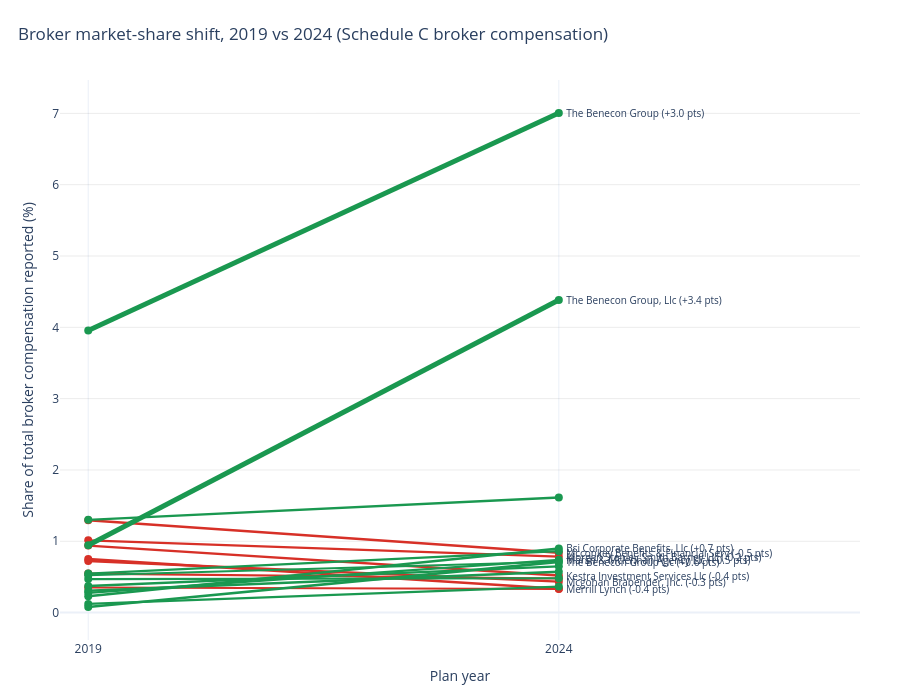

Notebook code for this chart:
### Markdown cell above
# 3. Which brokers are gaining or losing market share?

### Code cell
q3 = SCH_C_P1_I2.copy()

q3["year"] = pd.to_numeric(q3["FORM_YEAR"], errors="coerce")
q3["direct_comp"] = pd.to_numeric(q3["PROVIDER_OTHER_DIRECT_COMP_AMT"], errors="coerce")
q3["indirect_comp"] = pd.to_numeric(q3["PROV_OTHER_TOT_IND_COMP_AMT"], errors="coerce")
q3["total_comp"] = q3[["direct_comp", "indirect_comp"]].sum(axis=1, min_count=1)

is_broker = q3["PROVIDER_OTHER_RELATION"].str.contains("broker", case=False, na=False)

q3 = q3[
    is_broker
    & q3["year"].between(2019, 2024)
    & q3["total_comp"].notna()
    & q3["PROVIDER_OTHER_NAME"].notna()
].copy()

q3["year"] = q3["year"].astype(int)

# Normalize names so the same brokerage isn't split across casing/whitespace variants
q3["broker"] = (
    q3["PROVIDER_OTHER_NAME"]
    .str.strip()
    .str.upper()
    .str.replace(r"\s+", " ", regex=True)
)

FIRST_YEAR, LAST_YEAR = 2019, 2024

broker_year = q3.groupby(["broker", "year"], as_index=False)["total_comp"].sum()

broker_year["share"] = (
    broker_year["total_comp"]
    / broker_year.groupby("year")["total_comp"].transform("sum")
    * 100
)

# Rank brokers by their footprint over the full period; keep the top 20 for legibility
top_brokers = broker_year.groupby("broker")["total_comp"].sum().nlargest(20).index

pivot = (
    broker_year[broker_year["broker"].isin(top_brokers)]
    .pivot(index="broker", columns="year", values="share")
    .reindex(columns=[FIRST_YEAR, LAST_YEAR])
)

pivot = pivot.dropna(subset=[FIRST_YEAR, LAST_YEAR]).copy()
pivot["change"] = pivot[LAST_YEAR] - pivot[FIRST_YEAR]
pivot = pivot.sort_values("change")

import plotly.graph_objects as go

fig = go.Figure()

for broker, row in pivot.iterrows():
    gaining = row["change"] >= 0
    fig.add_trace(
        go.Scatter(
            x=[FIRST_YEAR, LAST_YEAR],
            y=[row[FIRST_YEAR], row[LAST_YEAR]],
            mode="lines+markers",
            line=dict(
                color="#1a9850" if gaining else "#d73027",
                width=2 + min(abs(row["change"]), 3),
            ),
            marker=dict(size=8),
            name=broker,
            showlegend=False,
            hovertemplate=(
                f"<b>{broker}</b><br>"
                f"{FIRST_YEAR} share: {row[FIRST_YEAR]:.2f}%<br>"
                f"{LAST_YEAR} share: {row[LAST_YEAR]:.2f}%<br>"
                f"Change: {row['change']:+.2f} pts<extra></extra>"
            ),
        )
    )

# Label the five biggest gainers and five biggest losers directly on the chart —
# gainers are worth partnering with or benchmarking against; losers' clients are
# the most receptive audience for a replacement pitch right now.
top_movers = pd.concat([pivot.head(5), pivot.tail(5)])
for broker, row in top_movers.iterrows():
    fig.add_annotation(
        x=LAST_YEAR,
        y=row[LAST_YEAR],
        text=f"  {broker.title()} ({row['change']:+.1f} pts)",
        showarrow=False,
        xanchor="left",
        font=dict(size=10),
    )

fig.update_layout(
    template="plotly_white",
    title=f"Broker market-share shift, {FIRST_YEAR} vs {LAST_YEAR} (Schedule C broker compensation)",
    title_x=0.02,
    xaxis=dict(
        tickmode="array",
        tickvals=[FIRST_YEAR, LAST_YEAR],
        range=[FIRST_YEAR - 0.3, LAST_YEAR + 3.2],
        title="Plan year",
    ),
    yaxis=dict(
        title="Share of total broker compensation reported (%)",
        showgrid=True,
        gridcolor="rgba(0,0,0,0.08)",
    ),
    margin=dict(l=60, r=40, t=80, b=60),
    height=700,
)

fig.show()
fig.write_image(ANALYSIS_PATH / "03-broker-market-share.png", scale=2)

### Figure 1 — Plotly figure (JSON) as saved in the notebook; plotly's stock layout.template omitted (floating-point values rounded to 4 significant figures)
{"data": [{"hovertemplate": "<b>MCCONKEY BENEFITS & FINANCIAL SERV</b><br>2019 share: 1.29%<br>2024 share: 0.84%<br>Change: -0.46 pts<extra></extra>", "line": {"color": "#d73027", "width": 2.456}, "marker": {"size": 8}, "mode": "lines+markers", "name": "MCCONKEY BENEFITS & FINANCIAL SERV", "showlegend": false, "type": "scatter", "x": [2019, 2024], "y": [1.295, 0.8384]}, {"hovertemplate": "<b>KESTRA INVESTMENT SERVICES LLC</b><br>2019 share: 0.94%<br>2024 share: 0.52%<br>Change: -0.42 pts<extra></extra>", "line": {"color": "#d73027", "width": 2.419}, "marker": {"size": 8}, "mode": "lines+markers", "name": "KESTRA INVESTMENT SERVICES LLC", "showlegend": false, "type": "scatter", "x": [2019, 2024], "y": [0.9393, 0.5199]}, {"hovertemplate": "<b>MERRILL LYNCH</b><br>2019 share: 0.75%<br>2024 share: 0.33%<br>Change: -0.42 pts<extra></extra>", "line": {"color": "#d73027", "width": 2.417}, "marker": {"size": 8}, "mode": "lines+markers", "name": "MERRILL LYNCH", "showlegend": false, "type": "scatter", "x": [2019, 2024], "y": [0.7516, 0.3341]}, {"hovertemplate": "<b>MCGOHAN BRABENDER, INC.</b><br>2019 share: 0.72%<br>2024 share: 0.43%<br>Change: -0.29 pts<extra></extra>", "line": {"color": "#d73027", "width": 2.29}, "marker": {"size": 8}, "mode": "lines+markers", "name": "MCGOHAN BRABENDER, INC.", "showlegend": false, "type": "scatter", "x": [2019, 2024], "y": [0.7234, 0.4337]}, {"hovertemplate": "<b>MORGAN STANLEY SMITH BARNEY LLC</b><br>2019 share: 1.01%<br>2024 share: 0.78%<br>Change: -0.23 pts<extra></extra>", "line": {"color": "#d73027", "width": 2.23}, "marker": {"size": 8}, "mode": "lines+markers", "name": "MORGAN STANLEY SMITH BARNEY LLC", "showlegend": false, "type": "scatter", "x": [2019, 2024], "y": [1.014, 0.7837]}, {"hovertemplate": "<b>BSI CORPORATE BENEFITS</b><br>2019 share: 0.55%<br>2024 share: 0.48%<br>Change: -0.07 pts<extra></extra>", "line": {"color": "#d73027", "width": 2.069}, "marker": {"size": 8}, "mode": "lines+markers", "name": "BSI CORPORATE BENEFITS", "showlegend": false, "type": "scatter", "x": [2019, 2024], "y": [0.5466, 0.4776]}, {"hovertemplate": "<b>BUKATY COMPANIES</b><br>2019 share: 0.35%<br>2024 share: 0.33%<br>Change: -0.02 pts<extra></extra>", "line": {"color": "#d73027", "width": 2.019}, "marker": {"size": 8}, "mode": "lines+markers", "name": "BUKATY COMPANIES", "showlegend": false, "type": "scatter", "x": [2019, 2024], "y": [0.3508, 0.3314]}, {"hovertemplate": "<b>MERCER HEALTH & BENEFITS LLC</b><br>2019 share: 0.47%<br>2024 share: 0.48%<br>Change: +0.01 pts<extra></extra>", "line": {"color": "#1a9850", "width": 2.011}, "marker": {"size": 8}, "mode": "lines+markers", "name": "MERCER HEALTH & BENEFITS LLC", "showlegend": false, "type": "scatter", "x": [2019, 2024], "y": [0.4695, 0.4806]}, {"hovertemplate": "<b>MERRILL LYNCH, PIERCE, FENNER AND S</b><br>2019 share: 0.52%<br>2024 share: 0.71%<br>Change: +0.19 pts<extra></extra>", "line": {"color": "#1a9850", "width": 2.189}, "marker": {"size": 8}, "mode": "lines+markers", "name": "MERRILL LYNCH, PIERCE, FENNER AND S", "showlegend": false, "type": "scatter", "x": [2019, 2024], "y": [0.524, 0.7127]}, {"hovertemplate": "<b>ALIGHT FINANCIAL SOLUTIONS LLC</b><br>2019 share: 0.12%<br>2024 share: 0.37%<br>Change: +0.24 pts<extra></extra>", "line": {"color": "#1a9850", "width": 2.244}, "marker": {"size": 8}, "mode": "lines+markers", "name": "ALIGHT FINANCIAL SOLUTIONS LLC", "showlegend": false, "type": "scatter", "x": [2019, 2024], "y": [0.1213, 0.3653]}, {"hovertemplate": "<b>CAMBRIDGE INVESTMENT RESEARCH</b><br>2019 share: 0.31%<br>2024 share: 0.57%<br>Change: +0.27 pts<extra></extra>", "line": {"color": "#1a9850", "width": 2.266}, "marker": {"size": 8}, "mode": "lines+markers", "name": "CAMBRIDGE INVESTMENT RESEARCH", "showlegend": false, "type": "scatter", "x": [2019, 2024], "y": [0.3064, 0.5729]}, {"hovertemplate": "<b>MMA SECURITIES LLC</b><br>2019 share: 0.37%<br>2024 share: 0.65%<br>Change: +0.28 pts<extra></extra>", "line": {"color": "#1a9850", "width": 2.275}, "marker": {"size": 8}, "mode": "lines+markers", "name": "MMA SECURITIES LLC", "showlegend": false, "type": "scatter", "x": [2019, 2024], "y": [0.3733, 0.6484]}, {"hovertemplate": "<b>LOCKTON COMPANIES, LLC</b><br>2019 share: 1.30%<br>2024 share: 1.61%<br>Change: +0.31 pts<extra></extra>", "line": {"color": "#1a9850", "width": 2.313}, "marker": {"size": 8}, "mode": "lines+markers", "name": "LOCKTON COMPANIES, LLC", "showlegend": false, "type": "scatter", "x": [2019, 2024], "y": [1.301, 1.614]}, {"hovertemplate": "<b>LPL FINANCIAL LLC</b><br>2019 share: 0.55%<br>2024 share: 0.86%<br>Change: +0.31 pts<extra></extra>", "line": {"color": "#1a9850", "width": 2.313}, "marker": {"size": 8}, "mode": "lines+markers", "name": "LPL FINANCIAL LLC", "showlegend": false, "type": "scatter", "x": [2019, 2024], "y": [0.5478, 0.8609]}, {"hovertemplate": "<b>MARSH & MCLENNAN AGENCY LLC</b><br>2019 share: 0.28%<br>2024 share: 0.74%<br>Change: +0.46 pts<extra></extra>", "line": {"color": "#1a9850", "width": 2.463}, "marker": {"size": 8}, "mode": "lines+markers", "name": "MARSH & MCLENNAN AGENCY LLC", "showlegend": false, "type": "scatter", "x": [2019, 2024], "y": [0.2767, 0.7396]}, {"hovertemplate": "<b>THE BENECON GROUP LLC</b><br>2019 share: 0.08%<br>2024 share: 0.71%<br>Change: +0.63 pts<extra></extra>", "line": {"color": "#1a9850", "width": 2.632}, "marker": {"size": 8}, "mode": "lines+markers", "name": "THE BENECON GROUP LLC", "showlegend": false, "type": "scatter", "x": [2019, 2024], "y": [0.07863, 0.711]}, {"hovertemplate": "<b>BSI CORPORATE BENEFITS, LLC</b><br>2019 share: 0.23%<br>2024 share: 0.90%<br>Change: +0.67 pts<extra></extra>", "line": {"color": "#1a9850", "width": 2.67}, "marker": {"size": 8}, "mode": "lines+markers", "name": "BSI CORPORATE BENEFITS, LLC", "showlegend": false, "type": "scatter", "x": [2019, 2024], "y": [0.2293, 0.8993]}, {"hovertemplate": "<b>THE BENECON GROUP</b><br>2019 share: 3.96%<br>2024 share: 7.01%<br>Change: +3.05 pts<extra></extra>", "line": {"color": "#1a9850", "width": 5}, "marker": {"size": 8}, "mode": "lines+markers", "name": "THE BENECON GROUP", "showlegend": false, "type": "scatter", "x": [2019, 2024], "y": [3.956, 7.005]}, {"hovertemplate": "<b>THE BENECON GROUP, LLC</b><br>2019 share: 0.95%<br>2024 share: 4.38%<br>Change: +3.44 pts<extra></extra>", "line": {"color": "#1a9850", "width": 5}, "marker": {"size": 8}, "mode": "lines+markers", "name": "THE BENECON GROUP, LLC", "showlegend": false, "type": "scatter", "x": [2019, 2024], "y": [0.9456, 4.383]}], "layout": {"annotations": [{"font": {"size": 10}, "showarrow": false, "text": "  Mcconkey Benefits & Financial Serv (-0.5 pts)", "x": 2024, "xanchor": "left", "y": 0.8384}, {"font": {"size": 10}, "showarrow": false, "text": "  Kestra Investment Services Llc (-0.4 pts)", "x": 2024, "xanchor": "left", "y": 0.5199}, {"font": {"size": 10}, "showarrow": false, "text": "  Merrill Lynch (-0.4 pts)", "x": 2024, "xanchor": "left", "y": 0.3341}, {"font": {"size": 10}, "showarrow": false, "text": "  Mcgohan Brabender, Inc. (-0.3 pts)", "x": 2024, "xanchor": "left", "y": 0.4337}, {"font": {"size": 10}, "showarrow": false, "text": "  Morgan Stanley Smith Barney Llc (-0.2 pts)", "x": 2024, "xanchor": "left", "y": 0.7837}, {"font": {"size": 10}, "showarrow": false, "text": "  Marsh & Mclennan Agency Llc (+0.5 pts)", "x": 2024, "xanchor": "left", "y": 0.7396}, {"font": {"size": 10}, "showarrow": false, "text": "  The Benecon Group Llc (+0.6 pts)", "x": 2024, "xanchor": "left", "y": 0.711}, {"font": {"size": 10}, "showarrow": false, "text": "  Bsi Corporate Benefits, Llc (+0.7 pts)", "x": 2024, "xanchor": "left", "y": 0.8993}, {"font": {"size": 10}, "showarrow": false, "text": "  The Benecon Group (+3.0 pts)", "x": 2024, "xanchor": "left", "y": 7.005}, {"font": {"size": 10}, "showarrow": false, "text": "  The Benecon Group, Llc (+3.4 pts)", "x": 2024, "xanchor": "left", "y": 4.383}], "height": 700, "margin": {"b": 60, "l": 60, "r": 40, "t": 80}, "title": {"text": "Broker market-share shift, 2019 vs 2024 (Schedule C broker compensation)", "x": 0.02}, "xaxis": {"range": [2019.0, 2027.0], "tickmode": "array", "tickvals": [2019, 2024], "title": {"text": "Plan year"}}, "yaxis": {"gridcolor": "rgba(0,0,0,0.08)", "showgrid": true, "title": {"text": "Share of total broker compensation reported (%)"}}}}
